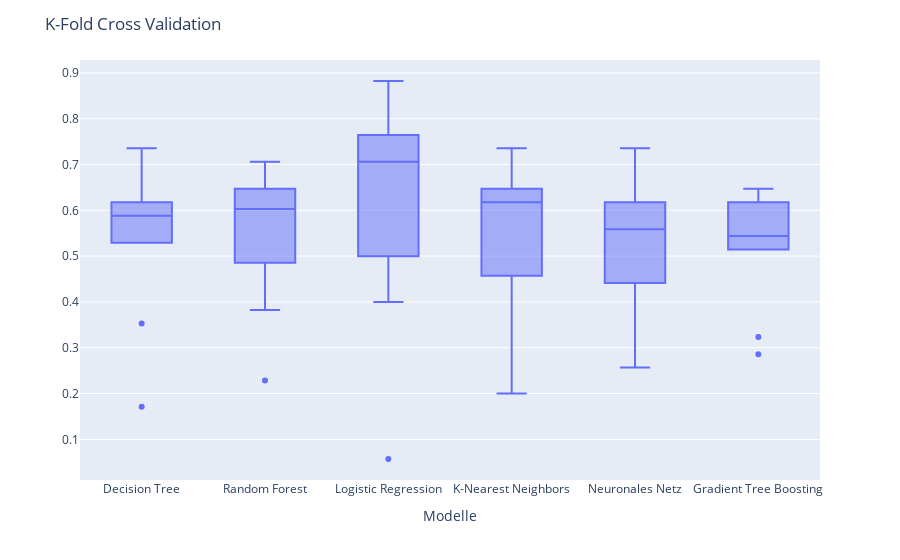

Write notebook code for a chart like this one.
### Code cell
# Darstellung als Boxplot
fig = px.box(df_plot_kfold_class)
fig.update_layout(
    title='K-Fold Cross Validation',
    xaxis_title='Modelle',
    yaxis_title=' ',
)

### Figure 1 — Plotly figure (JSON) as saved in the notebook; plotly's stock layout.template omitted (floating-point values rounded to 4 significant figures)
{"data": [{"alignmentgroup": "True", "hovertemplate": "variable=%{x}<br>value=%{y}<extra></extra>", "legendgroup": "", "marker": {"color": "#636efa"}, "name": "", "notched": false, "offsetgroup": "", "orientation": "v", "showlegend": false, "type": "box", "x": ["Decision Tree", "Decision Tree", "Decision Tree", "Decision Tree", "Decision Tree", "Decision Tree", "Decision Tree", "Decision Tree", "Decision Tree", "Decision Tree", "Random Forest", "Random Forest", "Random Forest", "Random Forest", "Random Forest", "Random Forest", "Random Forest", "Random Forest", "Random Forest", "Random Forest", "Logistic Regression", "Logistic Regression", "Logistic Regression", "Logistic Regression", "Logistic Regression", "Logistic Regression", "Logistic Regression", "Logistic Regression", "Logistic Regression", "Logistic Regression", "K-Nearest Neighbors", "K-Nearest Neighbors", "K-Nearest Neighbors", "K-Nearest Neighbors", "K-Nearest Neighbors", "K-Nearest Neighbors", "K-Nearest Neighbors", "K-Nearest Neighbors", "K-Nearest Neighbors", "K-Nearest Neighbors", "Neuronales Netz", "Neuronales Netz", "Neuronales Netz", "Neuronales Netz", "Neuronales Netz", "Neuronales Netz", "Neuronales Netz", "Neuronales Netz", "Neuronales Netz", "Neuronales Netz", "Gradient Tree Boosting", "Gradient Tree Boosting", "Gradient Tree Boosting", "Gradient Tree Boosting", "Gradient Tree Boosting", "Gradient Tree Boosting", "Gradient Tree Boosting", "Gradient Tree Boosting", "Gradient Tree Boosting", "Gradient Tree Boosting"], "x0": " ", "xaxis": "x", "y": [0.1714, 0.6, 0.6176, 0.5294, 0.5588, 0.3529, 0.5882, 0.7353, 0.5882, 0.6765, 0.2286, 0.4857, 0.5882, 0.6471, 0.7059, 0.3824, 0.5588, 0.6471, 0.6471, 0.6176, 0.05714, 0.4, 0.5882, 0.7059, 0.7059, 0.5, 0.7647, 0.8824, 0.7647, 0.7941, 0.2, 0.4571, 0.5588, 0.7353, 0.6471, 0.4412, 0.7059, 0.6176, 0.6471, 0.6176, 0.2571, 0.4, 0.5294, 0.6471, 0.6176, 0.4412, 0.6176, 0.4706, 0.5882, 0.7353, 0.2857, 0.5143, 0.6471, 0.6176, 0.6471, 0.3235, 0.5294, 0.5588, 0.5294, 0.6176], "y0": " ", "yaxis": "y"}], "layout": {"boxmode": "group", "legend": {"tracegroupgap": 0}, "margin": {"t": 60}, "title": {"text": "K-Fold Cross Validation"}, "xaxis": {"anchor": "y", "domain": [0, 1], "title": {"text": "Modelle"}}, "yaxis": {"anchor": "x", "domain": [0, 1], "title": {"text": " "}}}}
